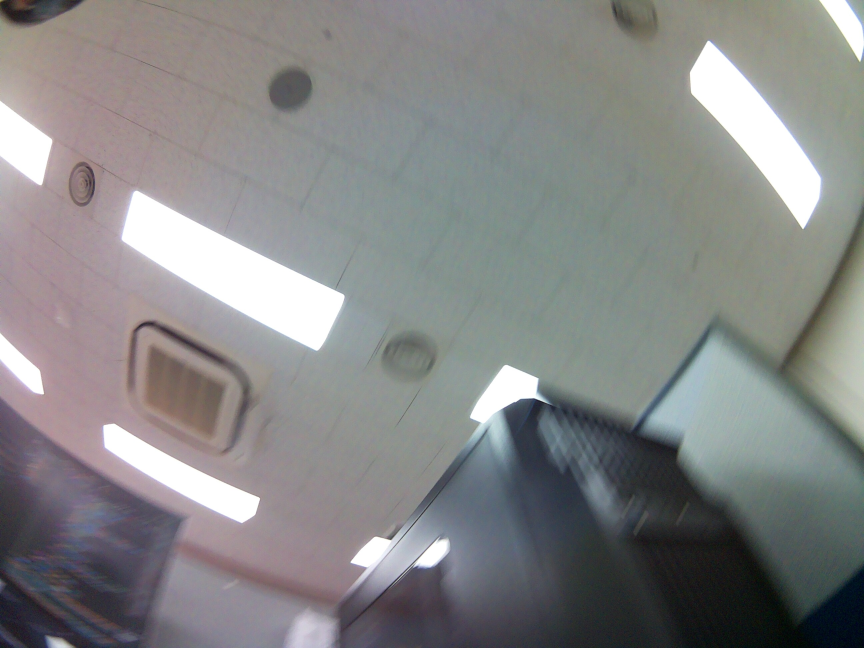
#> input picture captures_gui_20250904_201459/img_t-30_p-165_20250904_201504_650.jpg, 2592 x 1944 px (shown at 1/3 size)
$ python diff_hsv_tuner.py
#> lines starting #> are read from the running program, lines starting #| are printed output that depends on the picture; after the words box and inside, x2 and y2 are one past the last pixel; in counts of white or black regions, pixels touching at a corner belong together
#> the answer given: captures_gui_20250904_201459/img_t-30_p-165_20250904_201504_650.jpg
#> the answer given: captures_gui_20250904_201459/img_t-30_p-180_20250904_201504_207.jpg
#!/usr/bin/env python3
"""
LED ON/OFF 차분 이미지에서 HSV 필터링 테스트 도구
image_diff.py + HSV.py 통합 버전
"""

import cv2
import numpy as np
from tkinter import Tk, filedialog
import os

def nothing(x):
    pass

def load_image_with_hangul(image_path):
    """한글 경로를 지원하는 이미지 로드 함수"""
    with open(image_path, 'rb') as f:
        image_array = np.frombuffer(f.read(), dtype=np.uint8)
    img = cv2.imdecode(image_array, cv2.IMREAD_COLOR)
#> img is the input picture: shape (1944, 2592, 3); mean B, G, R 134, 133.9, 133.4
    return img

def select_image(title="이미지 선택"):
    """파일 선택 다이얼로그"""
    root = Tk()
    root.withdraw()

    initial_dir = os.path.dirname(os.path.abspath(__file__))

    image_path = filedialog.askopenfilename(
        initialdir=initial_dir,
        title=title,
        filetypes=(
            ("이미지 파일", "*.jpg *.jpeg *.png *.bmp"),
            ("모든 파일", "*.*")
        )
    )

    root.destroy()
    return image_path

# ==========================================
# 1. 이미지 선택
# ==========================================
print("━━━━━━━━━━━━━━━━━━━━━━━━━━━━━━━━━")
print("LED ON/OFF 차분 이미지 HSV 필터링 테스트")
print("━━━━━━━━━━━━━━━━━━━━━━━━━━━━━━━━━\n")

print(">> LED ON 이미지를 선택하세요...")
path_on = select_image("1. LED ON 이미지 선택")

if not path_on:
    print("❌ 파일 선택이 취소되었습니다.")
    exit()

print(f"✓ LED ON: {os.path.basename(path_on)}")

print("\n>> LED OFF 이미지를 선택하세요...")
path_off = select_image("2. LED OFF 이미지 선택")

if not path_off:
    print("❌ 파일 선택이 취소되었습니다.")
    exit()

print(f"✓ LED OFF: {os.path.basename(path_off)}")

# ==========================================
# 2. 이미지 로드 및 차분 계산
# ==========================================
print("\n이미지 로드 중...")
img_on = load_image_with_hangul(path_on)
img_off = load_image_with_hangul(path_off)
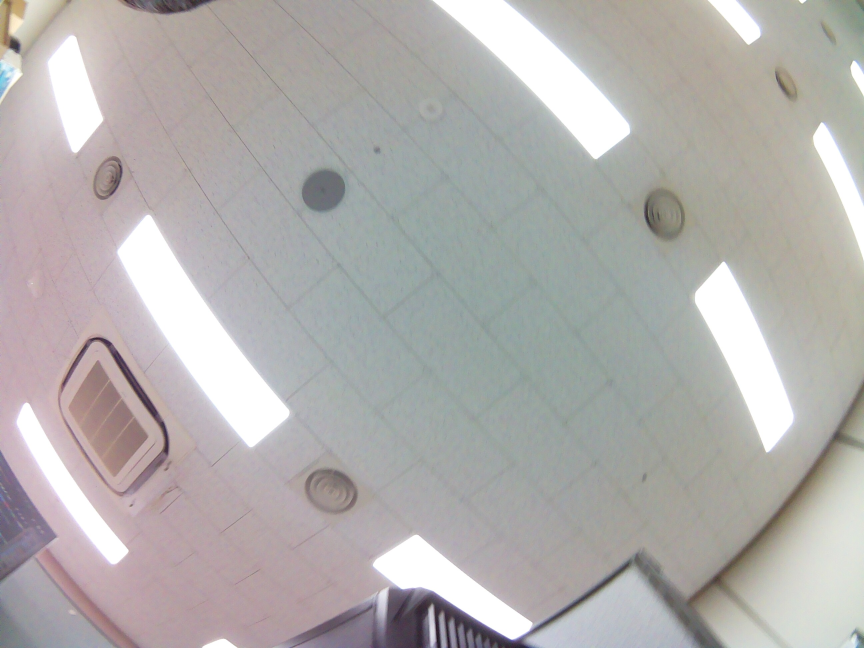
#> input picture captures_gui_20250904_201459/img_t-30_p-180_20250904_201504_207.jpg, 2592 x 1944 px (shown at 1/3 size)
#> in load_image_with_hangul, img is the input picture: shape (1944, 2592, 3); mean B, G, R 173.2, 174.7, 177.7

if img_on is None or img_off is None:
    print("❌ 이미지를 읽을 수 없습니다.")
    exit()

# 차분 이미지 계산
diff_img = cv2.absdiff(img_on, img_off)
print("✓ 차분 이미지 계산 완료")

# 리사이징 (화면에 맞게)
height, width = diff_img.shape[:2]
#> height = 1944; width = 2592
scale_ratio = 800 / width
#> scale_ratio = 0.309
new_dim = (800, int(height * scale_ratio))
#> new_dim = (800, 600)
diff_img_resized = cv2.resize(diff_img, new_dim)
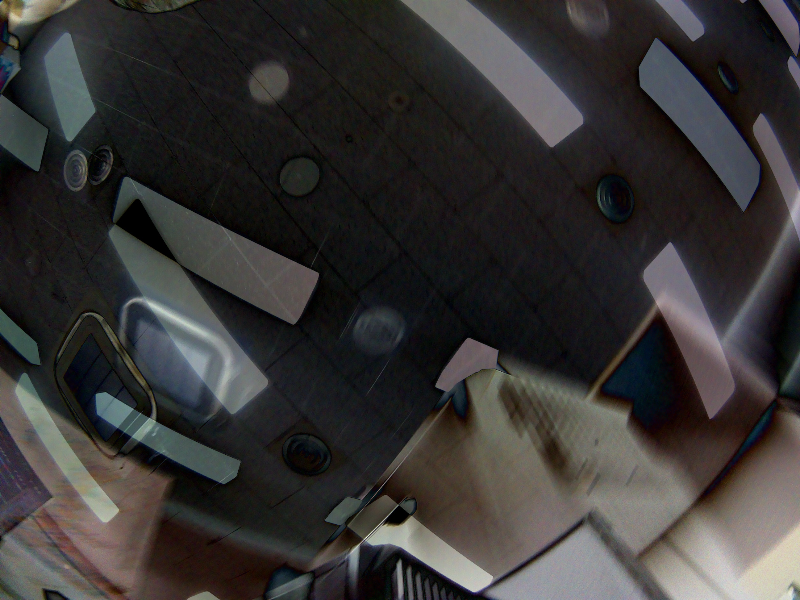
#> diff_img_resized: shape (600, 800, 3); mean B, G, R 52.2, 52.9, 55

print(f"✓ 이미지 크기: {diff_img_resized.shape[1]}x{diff_img_resized.shape[0]}")
#| ✓ 이미지 크기: 800x600

# ==========================================
# 3. HSV 필터링 GUI
# ==========================================
print("\n━━━━━━━━━━━━━━━━━━━━━━━━━━━━━━━━━")
print("📌 단축키:")
print("   R 키: 이미지 다시 선택")
print("   Q 키: 종료")
print("━━━━━━━━━━━━━━━━━━━━━━━━━━━━━━━━━\n")

# 윈도우 및 트랙바 생성
cv2.namedWindow('Diff HSV Tuner')

cv2.createTrackbar('H Min', 'Diff HSV Tuner', 0, 179, nothing)
cv2.createTrackbar('H Max', 'Diff HSV Tuner', 179, 179, nothing)
cv2.createTrackbar('S Min', 'Diff HSV Tuner', 0, 255, nothing)
cv2.createTrackbar('S Max', 'Diff HSV Tuner', 255, 255, nothing)
cv2.createTrackbar('V Min', 'Diff HSV Tuner', 50, 255, nothing)
cv2.createTrackbar('V Max', 'Diff HSV Tuner', 255, 255, nothing)
cv2.createTrackbar('Threshold', 'Diff HSV Tuner', 50, 255, nothing)

while True:
    # 트랙바 값 읽기
    h_min = cv2.getTrackbarPos('H Min', 'Diff HSV Tuner')
    h_max = cv2.getTrackbarPos('H Max', 'Diff HSV Tuner')
    s_min = cv2.getTrackbarPos('S Min', 'Diff HSV Tuner')
    s_max = cv2.getTrackbarPos('S Max', 'Diff HSV Tuner')
    v_min = cv2.getTrackbarPos('V Min', 'Diff HSV Tuner')
    v_max = cv2.getTrackbarPos('V Max', 'Diff HSV Tuner')
    threshold = cv2.getTrackbarPos('Threshold', 'Diff HSV Tuner')

    # 임계값 적용 (밝은 차이만 남기기)
    diff_gray = cv2.cvtColor(diff_img_resized, cv2.COLOR_BGR2GRAY)
    _, thresh_mask = cv2.threshold(diff_gray, threshold, 255, cv2.THRESH_BINARY)
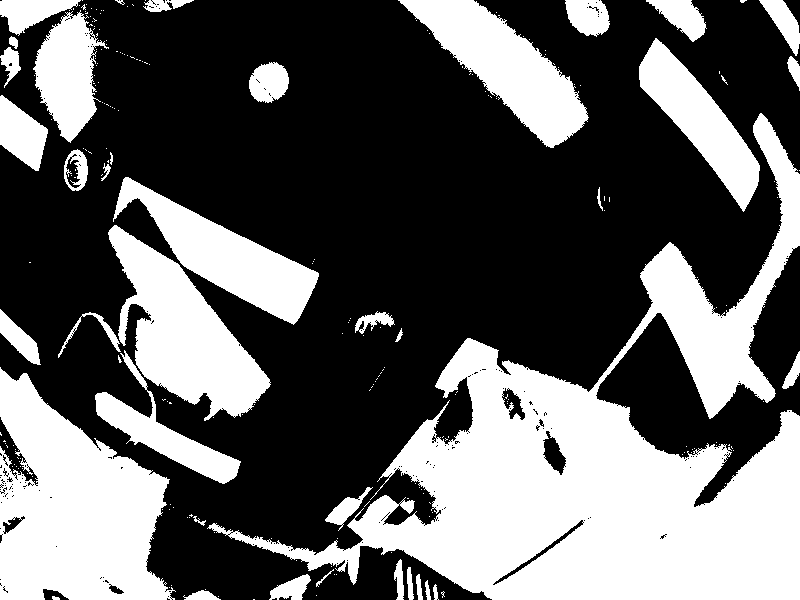
#> thresh_mask: shape (600, 800); 38% white; 232 white regions (193 under 20 px), largest, box (x1, y1, x2, y2) and area: (207, 113, 800, 600) 88140, (0, 367, 176, 600) 26470, (108, 225, 271, 421) 14263

    # 임계값 마스크 적용한 차분 이미지
    diff_filtered = cv2.bitwise_and(diff_img_resized, diff_img_resized, mask=thresh_mask)
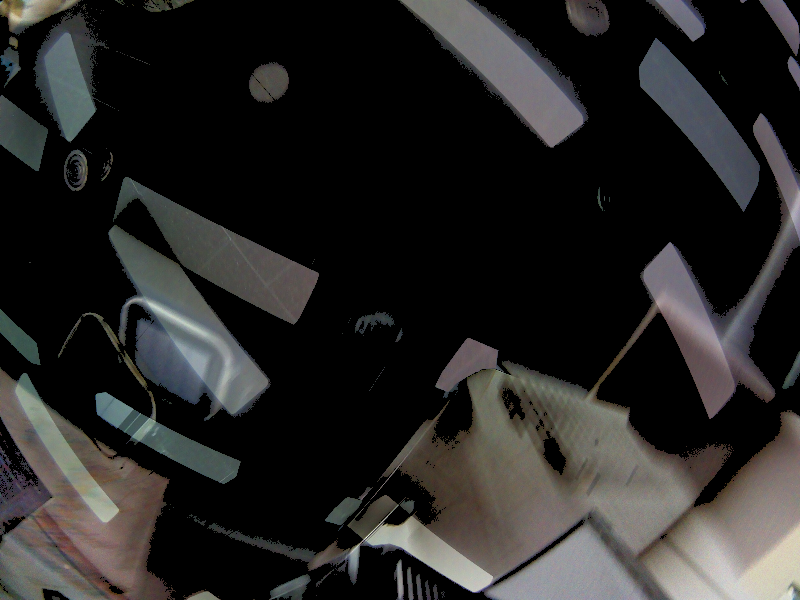
#> diff_filtered: shape (600, 800, 3); mean B, G, R 37.1, 38.1, 39

    # HSV 변환 및 마스킹
    hsv = cv2.cvtColor(diff_filtered, cv2.COLOR_BGR2HSV)
#> hsv: shape (600, 800, 3); mean H, S, V 25, 15.2, 41
    lower_bound = np.array([h_min, s_min, v_min])
    upper_bound = np.array([h_max, s_max, v_max])
    hsv_mask = cv2.inRange(hsv, lower_bound, upper_bound)

    # 노이즈 제거
    kernel = np.ones((3,3), np.uint8)
    hsv_mask = cv2.erode(hsv_mask, kernel, iterations=1)
#> hsv_mask: shape (600, 800); 34.7% white; 71 white regions (35 under 20 px), largest, box (x1, y1, x2, y2) and area: (231, 115, 800, 600) 82258, (0, 370, 169, 600) 24722, (109, 226, 269, 419) 13222
    hsv_mask = cv2.dilate(hsv_mask, kernel, iterations=2)
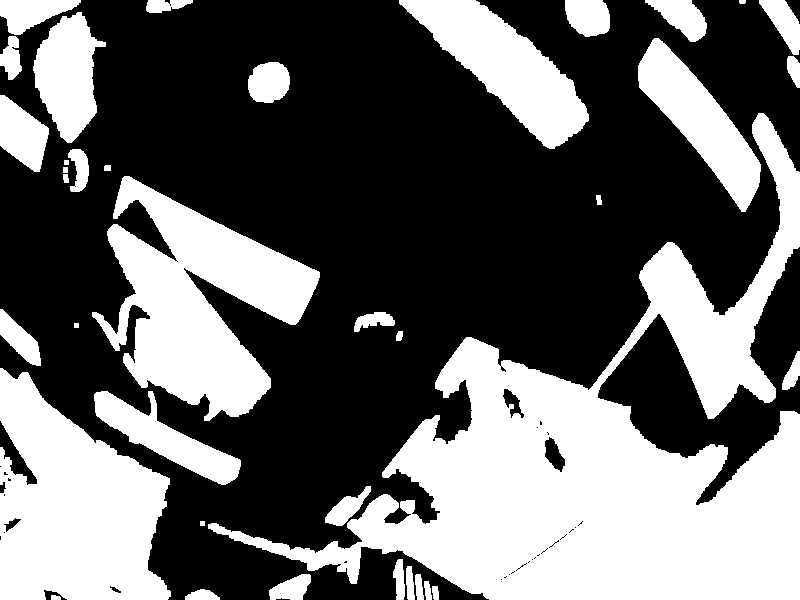
#> hsv_mask: shape (600, 800); 40% white; 38 white regions

    # 결과 이미지
    result_img = diff_img_resized.copy()

    # 중심점 찾기
    contours, _ = cv2.findContours(hsv_mask, cv2.RETR_EXTERNAL, cv2.CHAIN_APPROX_SIMPLE)
#> contours = 38 contours, 4 with area under 20; largest, box (x1, y1, x2, y2) and area: (208, 113, 800, 600) 90922, (0, 368, 171, 600) 26873, (92, 176, 320, 421) 25863, (399, 0, 589, 149) 11292, (638, 38, 761, 212) 7864

    if contours:
        # 가장 큰 컨투어
        max_contour = max(contours, key=cv2.contourArea)
#> max_contour = contour of 1457 points, box (x1, y1, x2, y2) (208, 113, 800, 600), area 90922

        if cv2.contourArea(max_contour) > 10:
                # 중심점 표시 제거됨 (사용자 요청)

                # 컨투어(윤곽선)만 표시
                cv2.drawContours(result_img, [max_contour], -1, (255, 0, 255), 2)
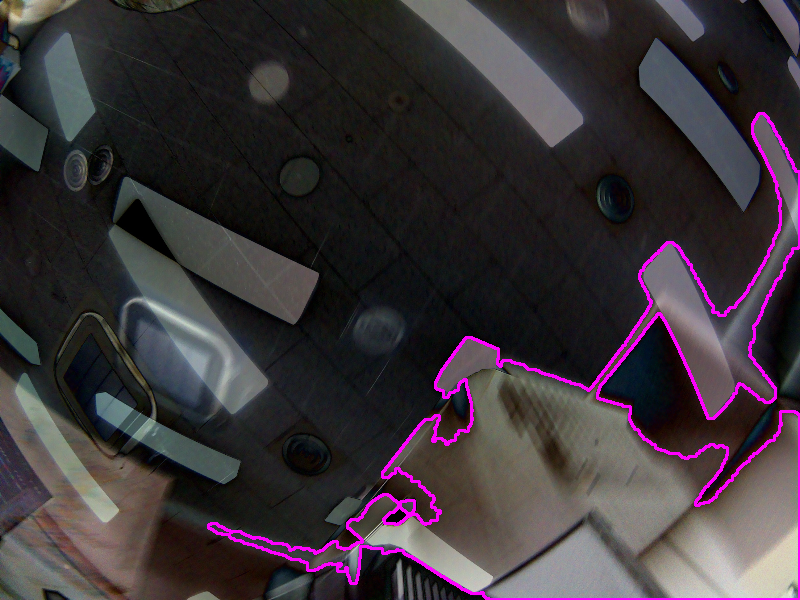
#> result_img: shape (600, 800, 3); 2.28% of pixels changed, all inside (x1, y1, x2, y2) = (207, 112, 800, 600)

    # 화면 출력 (가로 구성: 왼쪽 결과, 오른쪽 마스크)
    hsv_mask_bgr = cv2.cvtColor(hsv_mask, cv2.COLOR_GRAY2BGR)
#> hsv_mask_bgr: shape (600, 800, 3); 40% white; 38 white regions, largest, box (x1, y1, x2, y2) and area: (208, 113, 800, 600) 91766, (0, 368, 171, 600) 27170, (92, 176, 320, 421) 26488

    # 가로로 쌓기
    stacked = np.hstack((result_img, hsv_mask_bgr))

    # 안내 텍스트
    cv2.putText(stacked, "Result (Diff + Markers)", (10, 25),
               cv2.FONT_HERSHEY_SIMPLEX, 0.7, (255, 255, 0), 2)
    cv2.putText(stacked, "HSV Mask", (result_img.shape[1] + 10, 25),
               cv2.FONT_HERSHEY_SIMPLEX, 0.7, (255, 255, 0), 2)

    # 단축키 안내
    cv2.putText(stacked, "Press 'R' to Reload | 'Q' to Quit",
               (10, stacked.shape[0] - 15), cv2.FONT_HERSHEY_SIMPLEX, 0.6, (0, 255, 255), 2)
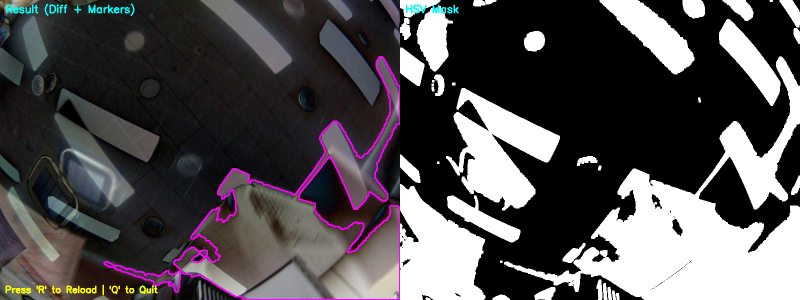
#> stacked: shape (600, 1600, 3) (shown at 1/2 size); mean B, G, R 79.7, 77.7, 80.8

    cv2.imshow('Diff HSV Tuner', stacked)

    # 키 입력 처리
    key = cv2.waitKey(1) & 0xFF
#> (key q is pressed here)

    if key == ord('q') or key == ord('Q'):
        print("\n프로그램을 종료합니다.")
        break

    elif key == ord('r') or key == ord('R'):
        # 이미지 다시 선택
        print("\n━━━━━━━━━━━━━━━━━━━━━━━━━━━━━━━━━")
        print("새 이미지를 선택하세요...")

        new_path_on = select_image("1. LED ON 이미지 선택")
        if new_path_on:
            new_path_off = select_image("2. LED OFF 이미지 선택")

            if new_path_off:
                new_on = load_image_with_hangul(new_path_on)
                new_off = load_image_with_hangul(new_path_off)

                if new_on is not None and new_off is not None:
                    print(f"✓ LED ON: {os.path.basename(new_path_on)}")
                    print(f"✓ LED OFF: {os.path.basename(new_path_off)}")

                    diff_img = cv2.absdiff(new_on, new_off)
                    diff_img_resized = cv2.resize(diff_img, new_dim)
                    print("✓ 새 차분 이미지 계산 완료\n")
                else:
                    print("❌ 이미지를 읽을 수 없습니다.\n")
            else:
                print("❌ LED OFF 선택 취소\n")
        else:
            print("❌ LED ON 선택 취소\n")

cv2.destroyAllWindows()
